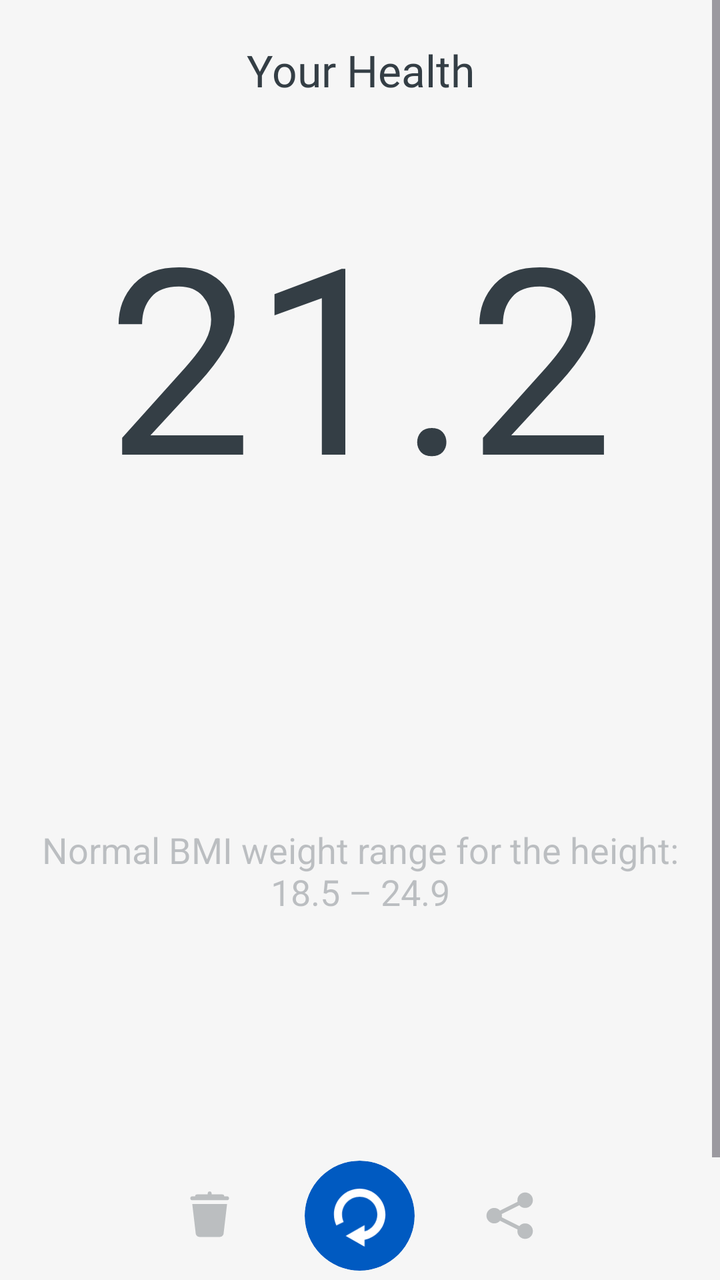
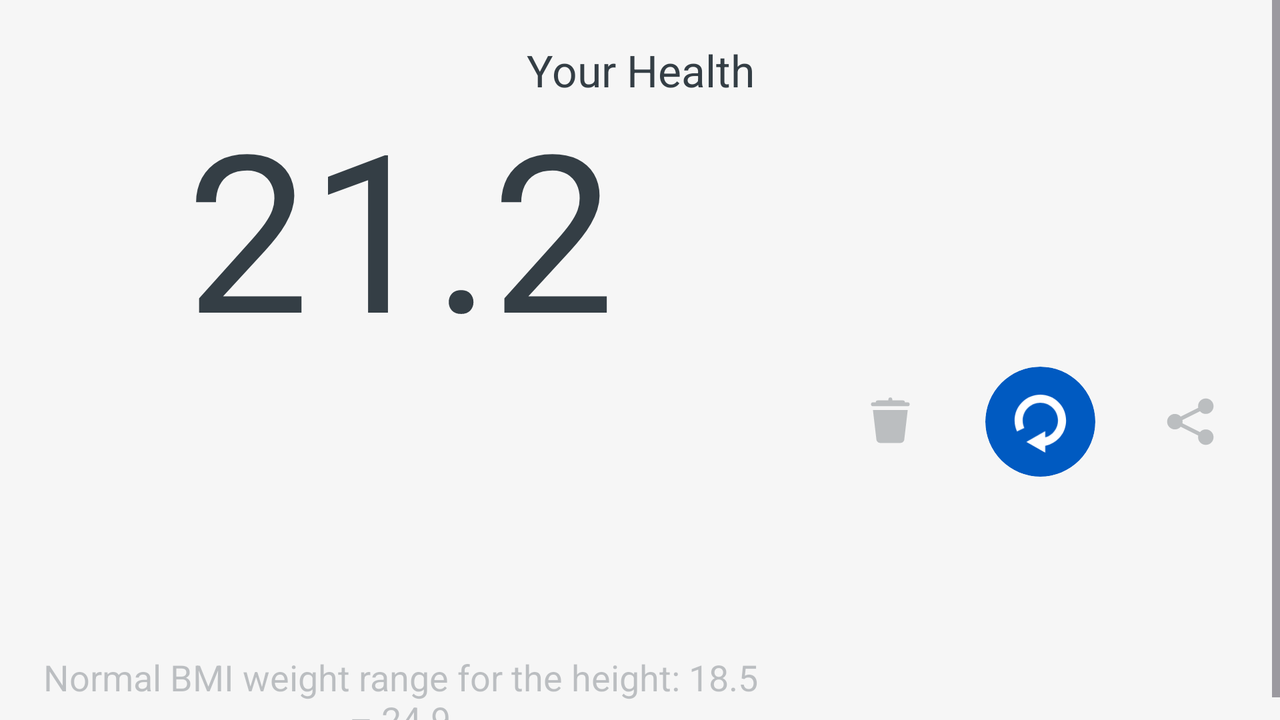

Compare how this app lays out the same screen by default and in its alternative resource folder. The renders come first, then the two layout files and the values they reference.
<!-- AndroidManifest.xml: application theme AppTheme -->
<!-- res/layout/activity_result.xml -->
<?xml version="1.0" encoding="utf-8"?>
<layout xmlns:android="http://schemas.android.com/apk/res/android"
    xmlns:app="http://schemas.android.com/apk/res-auto"
    xmlns:tools="http://schemas.android.com/tools">

    <data>

    </data>

    <LinearLayout
        android:id="@+id/detail_view"
        android:layout_width="match_parent"
        android:layout_height="match_parent"
        android:background="@color/backgroundColorAdditional"
        tools:context="com.roy.ui.ResultActivity">

        <ScrollView
            android:layout_width="match_parent"
            android:layout_height="match_parent"
            tools:ignore="UselessParent">

            <androidx.constraintlayout.widget.ConstraintLayout
                android:layout_width="match_parent"
                android:layout_height="wrap_content">


                <TextView
                    android:id="@+id/textView"
                    android:layout_width="match_parent"
                    android:layout_height="70dp"
                    android:background="@color/backgroundColorAdditional"
                    android:fontFamily="@font/larsseit_bold"
                    android:gravity="center"
                    android:paddingLeft="20dp"
                    android:paddingRight="20dp"
                    android:text="Your Health"
                    android:textColor="@color/textColor"
                    android:textSize="22sp"
                    app:layout_constraintEnd_toEndOf="parent"
                    app:layout_constraintStart_toStartOf="parent"
                    app:layout_constraintTop_toTopOf="parent" />

                <ImageView
                    android:id="@+id/deskImage"
                    android:layout_width="match_parent"
                    android:layout_height="wrap_content"
                    android:layout_marginStart="10dp"
                    android:layout_marginTop="70dp"
                    android:layout_marginEnd="10dp"
                    android:alpha=".7"
                    android:src="@drawable/bkg_shelf"
                    app:layout_constraintEnd_toEndOf="parent"
                    app:layout_constraintStart_toStartOf="parent"
                    app:layout_constraintTop_toBottomOf="@+id/textView" />

                <TextView
                    android:id="@+id/resultText"
                    android:layout_width="match_parent"
                    android:layout_height="wrap_content"
                    android:layout_marginTop="20dp"
                    android:fontFamily="@font/larsseit_bold"
                    android:gravity="center"
                    android:maxLines="1"
                    android:paddingLeft="20dp"
                    android:paddingRight="20dp"
                    android:text="21.2"
                    android:textColor="@color/textColorAdditional"
                    android:textSize="130sp"
                    app:layout_constraintEnd_toEndOf="parent"
                    app:layout_constraintStart_toStartOf="parent"
                    app:layout_constraintTop_toBottomOf="@+id/textView" />


                <TextView
                    android:id="@+id/bmiText"
                    android:layout_width="match_parent"
                    android:layout_height="50dp"
                    android:layout_marginTop="100dp"
                    android:fontFamily="@font/larsseit_bold"
                    android:gravity="center"
                    android:paddingLeft="20dp"
                    android:paddingRight="20dp"
                    android:text=""
                    android:textColor="@color/textColorAdditional"
                    android:textSize="22sp"
                    app:layout_constraintEnd_toEndOf="parent"
                    app:layout_constraintStart_toStartOf="parent"
                    app:layout_constraintTop_toBottomOf="@+id/resultText" />

                <TextView
                    android:id="@+id/bmiTextNormal"
                    android:layout_width="match_parent"
                    android:layout_height="wrap_content"
                    android:alpha=".3"
                    android:gravity="center"
                    android:paddingLeft="20dp"
                    android:paddingRight="20dp"
                    android:text="@string/normal_bmi_weight_range_for_the_height_18_5_24_9"
                    android:textColor="@color/textColorAdditional"
                    android:textSize="18sp"
                    app:layout_constraintEnd_toEndOf="parent"
                    app:layout_constraintStart_toStartOf="parent"
                    app:layout_constraintTop_toBottomOf="@+id/bmiText" />


                <LinearLayout
                    android:layout_width="match_parent"
                    android:layout_height="200dp"
                    android:layout_marginTop="50dp"
                    android:gravity="center"
                    android:orientation="horizontal"
                    app:layout_constraintEnd_toEndOf="parent"
                    app:layout_constraintStart_toStartOf="parent"
                    app:layout_constraintTop_toBottomOf="@+id/bmiTextNormal">

                    <ImageView
                        android:id="@+id/deleteBtn"
                        android:layout_width="55dp"
                        android:layout_height="55dp"
                        android:layout_marginStart="20dp"
                        android:layout_marginEnd="10dp"
                        android:alpha=".3"
                        android:padding="13dp"
                        android:src="@drawable/ic_delete" />


                    <androidx.cardview.widget.CardView
                        android:id="@+id/reloadCardView"
                        android:layout_width="55dp"
                        android:layout_height="55dp"
                        android:layout_marginStart="10dp"
                        android:layout_marginEnd="10dp"
                        app:cardBackgroundColor="?attr/colorPrimary"
                        app:cardCornerRadius="100dp"
                        app:cardElevation="0dp">

                        <ImageView
                            android:id="@+id/reloadBtn"
                            android:layout_width="55dp"
                            android:layout_height="55dp"
                            android:layout_gravity="center"
                            android:layout_marginTop="1dp"
                            android:padding="13dp"
                            android:src="@drawable/ic_rotate" />

                    </androidx.cardview.widget.CardView>

                    <ImageView
                        android:id="@+id/shareBtn"
                        android:layout_width="55dp"
                        android:layout_height="55dp"
                        android:layout_marginStart="10dp"
                        android:layout_marginEnd="20dp"
                        android:alpha=".3"
                        android:padding="13dp"
                        android:src="@drawable/ic_share" />
                </LinearLayout>
            </androidx.constraintlayout.widget.ConstraintLayout>
        </ScrollView>
    </LinearLayout>
</layout>
<!-- resources referenced by this layout -->
<resources>
  <color name="backgroundColorAdditional">#F6F6F6</color>
  <color name="textColor">#343E45</color>
  <color name="textColorAdditional">#343E45</color>
  <!-- drawable ic_delete (drawable) -->
  <vector xmlns:android="http://schemas.android.com/apk/res/android"
      android:width="60dp"
      android:height="60dp"
      android:viewportWidth="30"
      android:viewportHeight="30">
      <path
          android:fillColor="@color/textColorAdditional"
          android:pathData="M14.984,2.486A1,1 0,0 0,14 3.5L14,4L8.5,4A1,1 0,0 0,7.486 5L6,5A1,1 0,1 0,6 7L24,7A1,1 0,1 0,24 5L22.514,5A1,1 0,0 0,21.5 4L16,4L16,3.5A1,1 0,0 0,14.984 2.486zM6,9L7.793,24.234C7.911,25.241 8.763,26 9.777,26L20.223,26C21.237,26 22.088,25.241 22.207,24.234L24,9L6,9z" />
  </vector>
  <!-- drawable ic_rotate (drawable) -->
  <vector xmlns:android="http://schemas.android.com/apk/res/android"
      android:width="214.37dp"
      android:height="214.37dp"
      android:viewportWidth="214.37"
      android:viewportHeight="214.37">
      <path
          android:fillColor="@color/white"
          android:pathData="M202.4,95.22c0,46.31 -33.24,85 -77.11,93.48v25.66l-69.76,-40l69.76,-40v23.49c27.18,-7.87 47.11,-32.96 47.11,-62.64c0,-35.96 -29.26,-65.22 -65.22,-65.22s-65.22,29.26 -65.22,65.22c0,9.69 2.07,19 6.15,27.69l-27.15,12.75c-5.97,-12.71 -8.99,-26.31 -8.99,-40.44C11.96,42.72 54.68,0 107.18,0S202.4,42.72 202.4,95.22z" />
  </vector>
  <!-- drawable ic_share (drawable) -->
  <vector xmlns:android="http://schemas.android.com/apk/res/android"
      android:width="60dp"
      android:height="60dp"
      android:viewportWidth="30"
      android:viewportHeight="30">
      <path
          android:fillColor="@color/textColorAdditional"
          android:pathData="M23,3A4,4 0,0 0,19 7A4,4 0,0 0,19.094 7.836L10.012,12.377A4,4 0,0 0,7 11A4,4 0,0 0,3 15A4,4 0,0 0,7 19A4,4 0,0 0,10.014 17.625L19.09,22.164A4,4 0,0 0,19 23A4,4 0,0 0,23 27A4,4 0,0 0,27 23A4,4 0,0 0,23 19A4,4 0,0 0,19.986 20.375L10.91,15.836A4,4 0,0 0,11 15A4,4 0,0 0,10.906 14.166L19.988,9.625A4,4 0,0 0,23 11A4,4 0,0 0,27 7A4,4 0,0 0,23 3z" />
  </vector>
  <string name="normal_bmi_weight_range_for_the_height_18_5_24_9">Normal BMI weight range for the height: 18.5 – 24.9</string>
  <color name="white">#FFFFFFFF</color>
  <color name="md_theme_light_primary">#005AC1</color>
  <color name="md_theme_light_onPrimary">#FFFFFF</color>
  <color name="md_theme_light_primaryContainer">#D8E2FF</color>
  <color name="md_theme_light_onPrimaryContainer">#001A41</color>
  <color name="md_theme_light_secondary">#575E71</color>
  <color name="md_theme_light_onSecondary">#FFFFFF</color>
  <color name="md_theme_light_secondaryContainer">#DBE2F9</color>
  <color name="md_theme_light_onSecondaryContainer">#141B2C</color>
  <color name="md_theme_light_tertiary">#715573</color>
  <color name="md_theme_light_onTertiary">#FFFFFF</color>
  <color name="md_theme_light_tertiaryContainer">#FBD7FC</color>
  <color name="md_theme_light_onTertiaryContainer">#29132D</color>
  <color name="md_theme_light_error">#BA1A1A</color>
  <color name="md_theme_light_errorContainer">#FFDAD6</color>
  <color name="md_theme_light_onError">#FFFFFF</color>
  <color name="md_theme_light_onErrorContainer">#410002</color>
  <color name="md_theme_light_background">#FEFBFF</color>
  <color name="md_theme_light_onBackground">#1B1B1F</color>
  <color name="md_theme_light_surface">#FEFBFF</color>
  <color name="md_theme_light_onSurface">#1B1B1F</color>
  <color name="md_theme_light_surfaceVariant">#E1E2EC</color>
  <color name="md_theme_light_onSurfaceVariant">#44474F</color>
  <color name="md_theme_light_outline">#74777F</color>
  <color name="md_theme_light_inverseOnSurface">#F2F0F4</color>
  <color name="md_theme_light_inverseSurface">#303033</color>
  <color name="md_theme_light_inversePrimary">#ADC6FF</color>
  <!-- some entries are left out for length -->
</resources>
<!-- res/layout-land/activity_result.xml (the repository's variant of the layout above) -->
<!-- drawn on the phone turned sideways -->
<?xml version="1.0" encoding="utf-8"?>
<layout xmlns:android="http://schemas.android.com/apk/res/android"
    xmlns:app="http://schemas.android.com/apk/res-auto"
    xmlns:tools="http://schemas.android.com/tools">

    <data>

    </data>

    <LinearLayout
        android:id="@+id/detail_view"
        android:layout_width="match_parent"
        android:layout_height="match_parent"
        android:background="@color/backgroundColorAdditional"
        tools:context="com.roy.ui.ResultActivity">

        <ScrollView
            android:layout_width="match_parent"
            android:layout_height="match_parent"
            tools:ignore="UselessParent">

            <androidx.constraintlayout.widget.ConstraintLayout
                android:layout_width="match_parent"
                android:layout_height="wrap_content">


                <TextView
                    android:id="@+id/textView"
                    android:layout_width="match_parent"
                    android:layout_height="70dp"
                    android:background="@color/backgroundColorAdditional"
                    android:gravity="center"
                    android:paddingLeft="20dp"
                    android:paddingRight="20dp"
                    android:text="Your Health"
                    android:textColor="@color/textColor"
                    android:textSize="22sp"
                    app:layout_constraintEnd_toEndOf="parent"
                    app:layout_constraintStart_toStartOf="parent"
                    app:layout_constraintTop_toTopOf="parent" />


                <LinearLayout
                    android:layout_width="match_parent"
                    android:layout_height="match_parent"
                    android:orientation="horizontal">

                    <androidx.constraintlayout.widget.ConstraintLayout
                        android:layout_width="0dp"
                        android:layout_height="match_parent"
                        android:layout_weight="5"
                        android:orientation="vertical">

                        <ImageView
                            android:id="@+id/deskImage"
                            android:layout_width="match_parent"
                            android:layout_height="wrap_content"
                            android:layout_marginStart="10dp"
                            android:layout_marginTop="70dp"
                            android:layout_marginEnd="10dp"
                            android:alpha=".7"
                            android:src="@drawable/bkg_shelf"
                            app:layout_constraintEnd_toEndOf="parent"
                            app:layout_constraintStart_toStartOf="parent"
                            app:layout_constraintTop_toTopOf="parent" />

                        <TextView
                            android:id="@+id/resultText"
                            android:layout_width="match_parent"
                            android:layout_height="wrap_content"
                            android:layout_marginTop="40dp"
                            android:gravity="center"
                            android:maxLines="1"
                            android:paddingLeft="20dp"
                            android:paddingRight="20dp"
                            android:text="21.2"
                            android:textColor="@color/textColorAdditional"
                            android:textSize="110sp"
                            app:layout_constraintEnd_toEndOf="parent"
                            app:layout_constraintStart_toStartOf="parent"
                            app:layout_constraintTop_toTopOf="parent" />


                        <TextView
                            android:id="@+id/bmiText"
                            android:layout_width="match_parent"
                            android:layout_height="50dp"
                            android:layout_marginTop="90dp"
                            android:gravity="center"
                            android:paddingLeft="20dp"
                            android:paddingRight="20dp"
                            android:text=""
                            android:textColor="@color/textColorAdditional"
                            android:textSize="22sp"
                            app:layout_constraintEnd_toEndOf="parent"
                            app:layout_constraintStart_toStartOf="parent"
                            app:layout_constraintTop_toBottomOf="@+id/resultText" />

                        <TextView
                            android:id="@+id/bmiTextNormal"
                            android:layout_width="match_parent"
                            android:layout_height="wrap_content"
                            android:alpha=".3"
                            android:gravity="center"
                            android:paddingLeft="20dp"
                            android:paddingRight="20dp"
                            android:text="@string/normal_bmi_weight_range_for_the_height_18_5_24_9"
                            android:textColor="@color/textColorAdditional"
                            android:textSize="18sp"
                            app:layout_constraintEnd_toEndOf="parent"
                            app:layout_constraintStart_toStartOf="parent"
                            app:layout_constraintTop_toBottomOf="@+id/bmiText" />
                    </androidx.constraintlayout.widget.ConstraintLayout>

                    <LinearLayout
                        android:layout_width="0dp"
                        android:layout_height="match_parent"
                        android:layout_marginTop="50dp"
                        android:layout_weight="3"
                        android:gravity="center"
                        android:orientation="horizontal"
                        app:layout_constraintEnd_toEndOf="parent"
                        app:layout_constraintStart_toStartOf="parent"
                        app:layout_constraintTop_toBottomOf="@+id/bmiTextNormal">

                        <ImageView
                            android:id="@+id/deleteBtn"
                            android:layout_width="55dp"
                            android:layout_height="55dp"
                            android:layout_marginStart="20dp"
                            android:layout_marginEnd="10dp"
                            android:alpha=".3"
                            android:padding="13dp"
                            android:src="@drawable/ic_delete" />


                        <androidx.cardview.widget.CardView
                            android:id="@+id/reloadCardView"
                            android:layout_width="55dp"
                            android:layout_height="55dp"
                            android:layout_marginStart="10dp"
                            android:layout_marginEnd="10dp"
                            app:cardBackgroundColor="?attr/colorPrimary"
                            app:cardCornerRadius="100dp"
                            app:cardElevation="0dp">

                            <ImageView
                                android:id="@+id/reloadBtn"
                                android:layout_width="55dp"
                                android:layout_height="55dp"
                                android:layout_gravity="center"
                                android:layout_marginTop="1dp"
                                android:padding="13dp"
                                android:src="@drawable/ic_rotate" />

                        </androidx.cardview.widget.CardView>

                        <ImageView
                            android:id="@+id/shareBtn"
                            android:layout_width="55dp"
                            android:layout_height="55dp"
                            android:layout_marginStart="10dp"
                            android:layout_marginEnd="20dp"
                            android:alpha=".3"
                            android:padding="13dp"
                            android:src="@drawable/ic_share" />
                    </LinearLayout>

                </LinearLayout>


            </androidx.constraintlayout.widget.ConstraintLayout>
        </ScrollView>
    </LinearLayout>
</layout>
